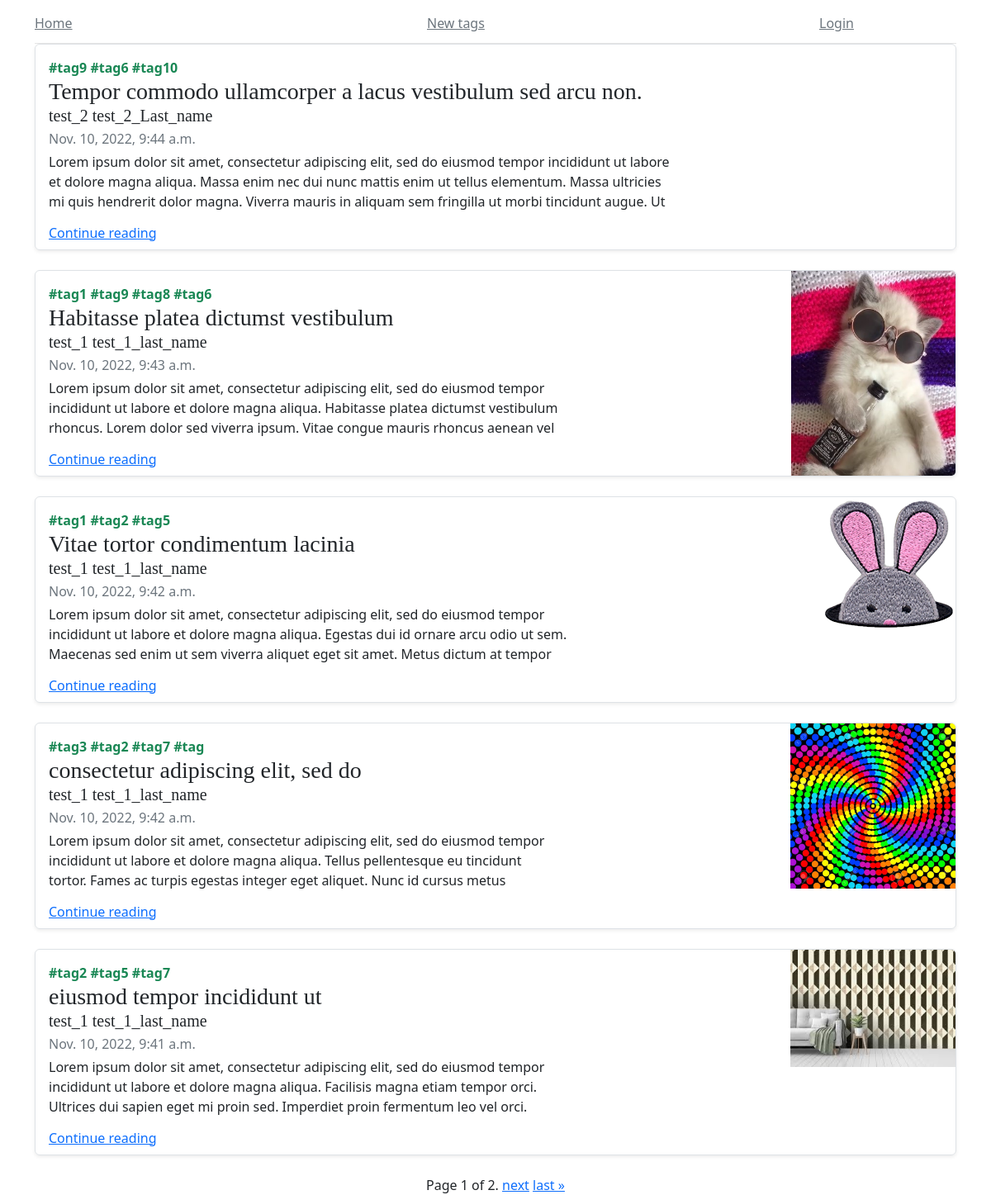
The page / on the database its author committed.
### main/models.py (models this page shows, shortened)
class Article(models.Model):
    title = models.CharField(max_length = 100)
    author = models.ForeignKey(User, on_delete= models.CASCADE)
    text = models.TextField()
    tags = TaggableManager()
    created = models.DateTimeField(auto_now_add = True)
    img = models.ImageField(upload_to='images/', blank=True, null=True)
    video = EmbedVideoField(blank=True, null=True)

### main/views.py (the view)
# urls.py: path('', views.home),
def home(request):
    articles = Article.objects.all().order_by('-created')
    p = Paginator(articles, 5)
    page_number = request.GET.get('page')
    page_obj = p.get_page(page_number)
    return render(request, 'home.html', {'page_obj': page_obj})

### main/templates/home.html (shortened to what this page needs)
{% extends 'base.html' %}
{% block content %}
{% if page_obj %}
<main class="container">
  {% for article in page_obj %}
    <div class="row g-0 border rounded overflow-hidden flex-md-row mb-4 shadow-sm h-md-250 position-relative">
      <div class="col p-3 d-flex flex-column position-static">
      <strong class="d-inline-block mb-10 text-success">{% for tag in article.tags.all %}#{{ tag }} {% endfor %}</strong>
        <h3 class="mb-0">{{article.title}}</h3>
        <h5 class="mb-1">{{article.author.first_name}} {{article.author.last_name}}</h5>
        <div class="mb-1 text-muted">{{article.created}}</div>
        <p class="cut_text">{{article.text}}</p>
        <a href='/article/{{article.id}}' class="stretched-link">Continue reading</a>
      </div>
      <div class="col-auto d-none d-lg-block">
        {% if article.img%}
          <img id="home_img" src="{{ article.img.url}}">
        {% endif %}
      </div>
    </div>
  {% endfor %}
</main>
<div class="pagination justify-content-center" >
    <span class="step-links">
        <span class="current">
            Page {{ page_obj.number }} of {{ page_obj.paginator.num_pages }}.
        </span>
        {% if page_obj.has_next %}
            <a href="?page={{ page_obj.next_page_number }}">next</a>
            <a href="?page={{ page_obj.paginator.num_pages }}">last &raquo;</a>
        {% endif %}
    </span>
</div>
{%else%}
<h2> Threre is empty </h2>
{%endif%}
{% endblock %}

### main/templates/base.html (shortened to what this page needs)
{% load static %}
<!DOCTYPE html>
<html lang="en">
  <head>
    <link rel="stylesheet" href="{% static 'styles.css' %}" />
    <link href="../assets/dist/css/bootstrap.min.css" rel="stylesheet">
    <link href="https://cdn.jsdelivr.net/npm/bootstrap@5.2.2/dist/css/bootstrap.min.css" rel="stylesheet">
  </head>
  <body>
    <div class="container">
      <header class="blog-header py-3">
        <div class="row flex-nowrap justify-content-between align-items-center">
          <div class="col-2 pt-1">
            <a class="link-secondary" href="/">Home</a>
          </div>
          <div class="col-2 pt-1">
            <a class="link-secondary" href="/new-tags">New tags</a>
          </div>
          {% if user.is_authenticated %}
          <div class="col-2 pt-1">
            <a class="link-secondary" href="/profile/{{request.user.id}}">{{request.user.first_name}} {{request.user.last_name}}</a>
          </div>
          <div class="col-2 pt-1">
            <a class="link-secondary" href="/logout">Logout</a>
          </div>
          {%else%}
          <div class="col-2 pt-1">
            <a class="link-secondary" href="/login">Login</a>
          </div>
          {%endif%}
        </div>
      </header>
    </div>
    {% block content %} {% endblock %}
  </body>
</html>

### main/static/styles.css (style rules this page uses)
.blog-header { line-height: 1; border-bottom: 1px solid #e5e5e5; }
h1, h2, h3, h4, h5, h6 { font-family: "Playfair Display", Georgia, "Times New Roman", serif; }
@media (min-width: 768px) { .h-md-250 { height: 250px; } }
.cut_text { overflow: hidden; white-space: wrap; text-overflow: ellipsis; width:70%; height:70px; padding-bottom: 0px; }
#home_img { height: auto; width: auto; max-width: 200px; max-height: 250px; }

### rows shown on the page
Article: title "Tempor commodo ullamcorper a lacus vestibulum sed arcu non.", author.first_name "test_2", author.last_name "test_2_Last_name", created "Nov. 10, 2022, 9:44 a.m.", text "Lorem ipsum dolor sit amet, consectetur adipiscing elit, sed do eiusmod tempor incididunt ut labore et dolore magna aliqua. Massa enim nec dui nunc mattis enim ut tellus elementum. Massa ultricies mi quis hendrerit dolor magna. Viverra mauris in aliquam sem fringilla ut morbi tincidunt augue. Ut…"
Tag: name "tag9"
Tag: name "tag6"
Tag: name "tag10"
Article: title "Habitasse platea dictumst vestibulum", author.first_name "test_1", author.last_name "test_1_last_name", created "Nov. 10, 2022, 9:43 a.m.", text "Lorem ipsum dolor sit amet, consectetur adipiscing elit, sed do eiusmod tempor incididunt ut labore et dolore magna aliqua. Habitasse platea dictumst vestibulum rhoncus. Lorem dolor sed viverra ipsum. Vitae congue mauris rhoncus aenean vel…", img (picture)
Tag: name "tag1"
Tag: name "tag8"
Article: title "Vitae tortor condimentum lacinia", author.first_name "test_1", author.last_name "test_1_last_name", created "Nov. 10, 2022, 9:42 a.m.", text "Lorem ipsum dolor sit amet, consectetur adipiscing elit, sed do eiusmod tempor incididunt ut labore et dolore magna aliqua. Egestas dui id ornare arcu odio ut sem. Maecenas sed enim ut sem viverra aliquet eget sit amet. Metus dictum at tempor…", img (picture)
Tag: name "tag2"
Tag: name "tag5"
Article: title "consectetur adipiscing elit, sed do", author.first_name "test_1", author.last_name "test_1_last_name", created "Nov. 10, 2022, 9:42 a.m.", text "Lorem ipsum dolor sit amet, consectetur adipiscing elit, sed do eiusmod tempor incididunt ut labore et dolore magna aliqua. Tellus pellentesque eu tincidunt tortor. Fames ac turpis egestas integer eget aliquet. Nunc id cursus metus…", img (picture)
Tag: name "tag3"
Tag: name "tag7"
Tag: name "tag"
Article: title "eiusmod tempor incididunt ut", author.first_name "test_1", author.last_name "test_1_last_name", created "Nov. 10, 2022, 9:41 a.m.", text "Lorem ipsum dolor sit amet, consectetur adipiscing elit, sed do eiusmod tempor incididunt ut labore et dolore magna aliqua. Facilisis magna etiam tempor orci. Ultrices dui sapien eget mi proin sed. Imperdiet proin fermentum leo vel orci.…", img (picture)

### other values the page prints
{{ page_obj.number }} "1"
{{ page_obj.paginator.num_pages }} "2"
